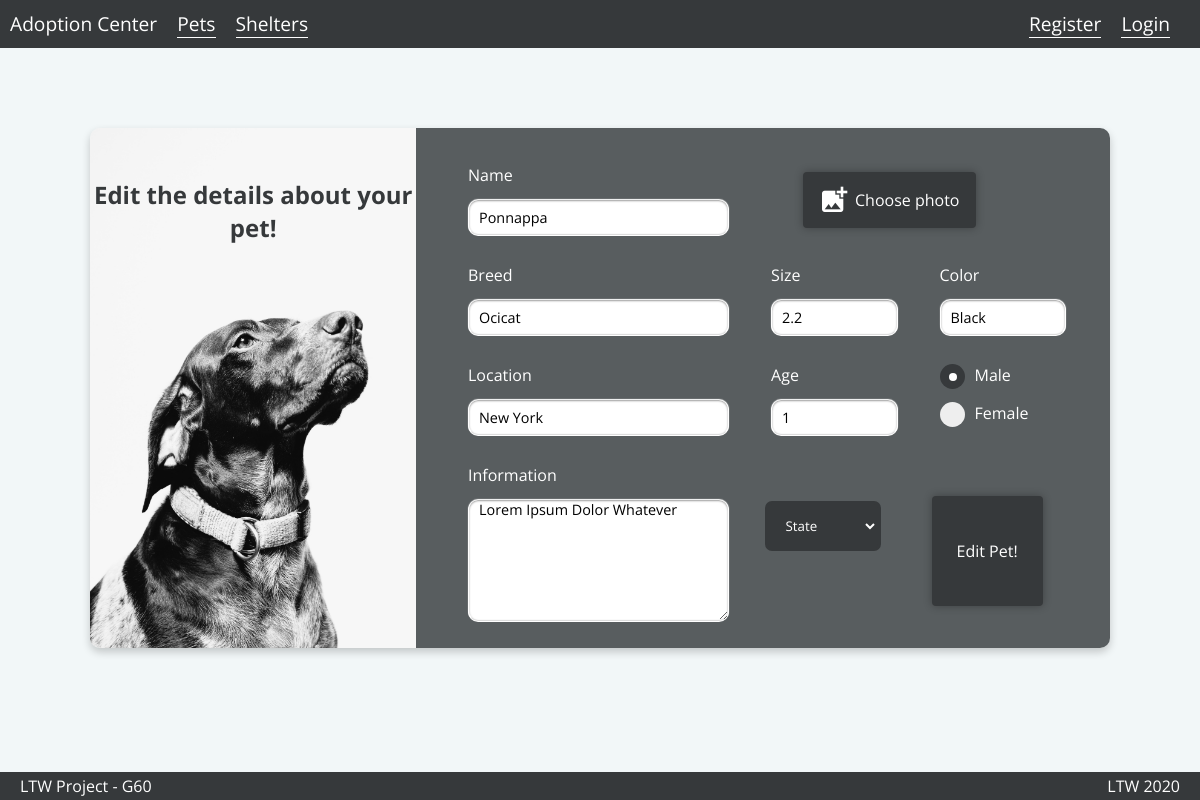
The page /pet_edit.php?id=2 on the database its author committed.
### tables this page shows
CREATE TABLE Pets (
  pet_id    INTEGER PRIMARY KEY,
  name      VARCHAR,
  species   VARCHAR,
  size      FLOAT,
  color     VARCHAR,
  gender    INTEGER, -- (0 for male),
  info      VARCHAR,
  age       INTEGER,
  location  VARCHAR,
  state     VARCHAR -- Pets can be in several states (being prepared for adoption, prepared, proposal accepted, delivered, …).
);

### pet_edit.php (called while the page is built, shortened)
<?php
include_once('database/connection.php');
include_once('database/pets.php');
$breeds = getBreeds();
$colors = getPetColors();
$pet = getPetByID($_GET['id']);
include('templates/common/header.php');
include('templates/common/navigation_bar.php');
include('templates/forms/pet_edit.php');
include('templates/common/footer.php');

### database/pets.php (called while the page is built, shortened)
<?php
function getPetByID($petID) {
    global $db;
    if ($stmt = $db->prepare('SELECT * FROM Pets WHERE pet_id = :id')) {
        $stmt->bindParam(':id', $petID);
        $stmt->execute();
        return $stmt->fetch();
    }
    else {
        printf('errno: %d, error: %s', $db->errorCode(), $db->errorInfo()[2]);
        die;
    }
}
function getBreeds() {
    global $db;
    if ($stmt = $db->prepare('SELECT breed FROM Breeds')) {
        $stmt->execute();
        $tempbreeds = $stmt->fetchAll();
        $breeds = [];
        foreach ($tempbreeds as $breed){
            array_push($breeds, $breed["breed"]);
        }
        return $breeds;
    }
    else {
        printf('errno: %d, error: %s', $db->errorCode(), $db->errorInfo()[2]);
        die;
    }
}
function getPetColors() {
  global $db;
  if ($stmt = $db->prepare('SELECT color FROM Pets_Colors')) {
    $stmt->execute();
    $tempcolors = $stmt->fetchAll();
    $colors = [];
    foreach ($tempcolors as $color){
      array_push($colors, $color["color"]);
    }
    return $colors;
  }
  else {
    printf('errno: %d, error: %s', $db->errorCode(), $db->errorInfo()[2]);
    die;
  }
}

### templates/forms/pet_edit.php (the view, shortened to what this page needs)
<div class="content">
    <section id="pet_edit">
        <section id="left" style="background-image: url('database/images/defaults/addDog.jpg')">
            <h2>Edit the details about your pet!</h2>
        </section>
        <section id="right">
            <form id="pet_add_form" action="action_edit_pet.php" method="post" enctype="multipart/form-data" autocomplete="off" onsubmit='verify(<?= json_encode( $breeds ) ?>, <?= json_encode( $colors ) ?>);'>
                <label>Name
                    <input type="text" name="name" placeholder="Pet's name" value="<?= $pet['name'] ?>" required>
                </label>
                <label>Breed
                    <div class="autocomplete">
                        <input id="breed_input"  type="text" name="breed" value="<?= $pet['species'] ?>" placeholder="Pet's breed" required>
                    </div>
                </label>
                <label>Size
                    <input type="number" name="size" placeholder="Pet's size" value="<?= $pet['size'] ?>" step=".01" min="0" required>
                </label>
                <label>Color
                    <div class="autocomplete" >
                        <input id="color_input" type="text" name="color" value="<?= $pet['color'] ?>" placeholder="Pet's color" required>
                    </div>
                </label>
                <label>Age
                    <input type="number" name="age" value="<?= $pet['age'] ?>" placeholder="Pet's age" min="0" required>
                </label>
                <label>Location
                    <input type="text" name="location" value="<?= $pet['location'] ?>" placeholder="Pet's location" required>
                </label>
                <div id="gender-option">
                    <label>Male
                        <span class="checkmark"></span>
                    </label>
                    <label>Female
                        <span class="checkmark"></span>
                    </label>
                </div>
                <label>Information
                    <textarea id="petInfo" name="information" placeholder="Pet's info"><?= $pet['info'] ?></textarea>
                </label>
                <select name="state" required>
                    <option value="" disabled selected>State</option>
                </select>
                <label>
                    <span class="material-icons">
                    </span>
                    Choose photo
                </label>
                <label>
                    Edit Pet!
                </label>
            </form>
        </section>
    </section>
</div>

### rows shown on the page
pets: name "Ponnappa", breed "Ocicat", size "2.2", color "Black", age "1", location "New York", information "Lorem Ipsum Dolor Whatever"
